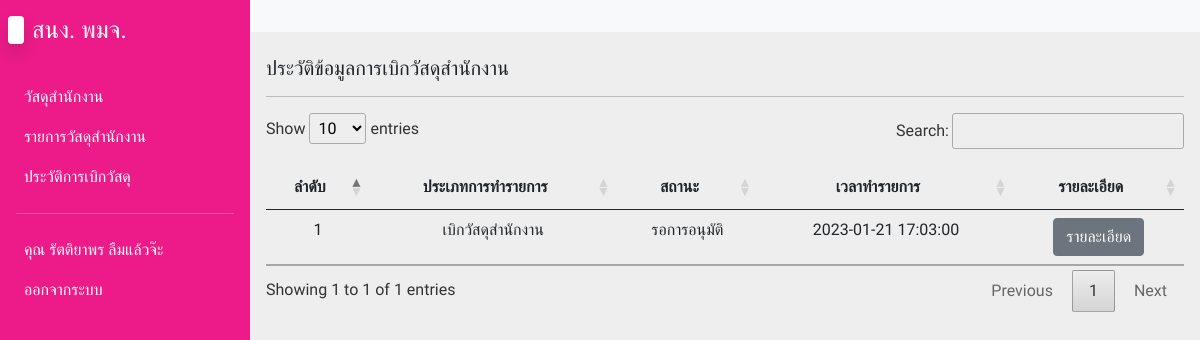
Before: /history.php (signed in) with the older database file.
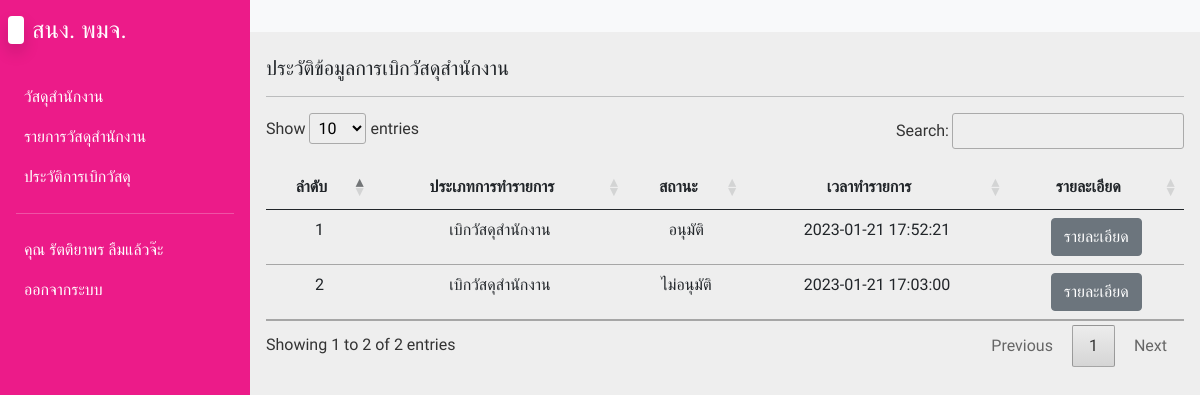
After: the same page with the newer database file.
### tables this page shows
CREATE TABLE `transfer` (
  `t_id` int(11) NOT NULL,
  `t_type` int(11) NOT NULL,
  `stat_id` int(11) NOT NULL,
  `emp_id` int(11) NOT NULL,
  `t_datetime` timestamp NOT NULL DEFAULT current_timestamp()
);

### history.php (the view, shortened to what this page needs)
<?php
include('config/db.php');
?>
<!DOCTYPE html>
<html lang="en">
<head>
  <link rel="stylesheet" href="css/bootstrap.min.css">
  <link rel="stylesheet" href="css/fonts.css">
  <link rel="stylesheet" href="css/styles.css">
  <link rel="stylesheet" href="css/jquery.dataTables.min.css">
  <link rel="stylesheet" href="css/all.min.css">
  <link rel="stylesheet" href="css/fontawesome.min.css">
</head>
<body>
  <div class="main-container d-flex">
    <div class="sidebar" id="side_nav">
      <div class="header-box px-2 pt-3 pb-4 d-flex justify-content-between">
        <h1 class="fs-4"><span class="bg-white text-dark rounded shadow px-2 me-2"></span><span class="text-white">สนง. พมจ.</span></h1>
      </div>
      <?php include('includes/menuSidebar.inc.php'); ?>
    </div>
    <div class="content">
      <nav class="navbar navbar-expand-md navbar-light bg-light">
        <div class="container-fluid">
          <div class="collapse navbar-collapse justify-content-end" id="navbarSupportedContent">
            <ul class="navbar-nav mb-2 mb-lg-0">
              <li class="nav-item">
                <a class="nav-link active" aria-current="page" href="#"></a>
              </li>
            </ul>
          </div>
        </div>
      </nav>
    <div class="dashboard-content px-3 pt-4">
      <h2 class="fs-5"> ประวัติข้อมูลการเบิกวัสดุสำนักงาน</h2>
      <hr>
      <table class="table" id="myTable">
        <thead>
          <th class="text-center">ลำดับ</th>
          <th class="text-center">ประเภทการทำรายการ</th>
          <th class="text-center">สถานะ</th>
          <th class="text-center">เวลาทำรายการ</th>
          <th class="text-center">รายละเอียด</th>
        </thead>
        <tbody>
          <?php
          $emp_id = $_SESSION['emp_id'];
          $i = 0;
          $sql = "SELECT * FROM `transfer` INNER JOIN status ON transfer.stat_id = status.stat_id WHERE transfer.emp_id = $emp_id ORDER BY transfer.t_id DESC";
          $query = mysqli_query($conn, $sql);
          while($row = mysqli_fetch_array($query)) {
            $i++;
          ?>
          <tr class="text-center">
            <td><?= $i; ?></td>
            <td>
              <?php if($row['t_type'] == 1) {
                echo 'เบิกวัสดุสำนักงาน';
              } else {
                echo 'นำเข้า';
              } ?>
            </td>
            <td>
            <?php if($row['stat_status'] == 2) {
                echo 'อนุมัติ';
              } else if($row['stat_status'] == 1) {
                echo 'รอการอนุมัติ';
              } else {
                echo 'ไม่อนุมัติ';
              } ?>
            </td>
            <td><?= $row['t_datetime']; ?></td>
            <td>
              <a href="history_detail.php?id=<?= $row['t_id']; ?>" class="btn btn-secondary">รายละเอียด</a>
            </td>
          </tr>
          <?php } ?>
        </tbody>
      </table>
    </div>
    <br><br><br>
  </div>
</body>
</html>

### includes/menuSidebar.inc.php (shortened to what this page needs)
<ul class="list-unstyled px-2">
  <?php
  if($_SESSION['emp_role'] == 1) {
  ?>
  <li class=""><a href="offices.php" class="text-decoration-none px-3 py-2 d-block"> วัสดุสำนักงาน</a>
  </li>
  <li class=""><a href="lists.php" class="text-decoration-none px-3 py-2 d-block"> รายการวัสดุสำนักงาน</a>
  </li>
  <li class=""><a href="history.php" class="text-decoration-none px-3 py-2 d-block"> ประวัติการเบิกวัสดุ</a>
  </li>
  <?php } ?>
  <hr class="h-color mx-2">
  <li><a href="#" class="text-decoration-none px-3 py-2 d-block">คุณ <?= $_SESSION['emp_fname']; ?> <?= $_SESSION['emp_lname']; ?></a></li>
  <li class=""><a href="#" id="logout" class="text-decoration-none px-3 py-2 d-block"> ออกจากระบบ</a>
  </li>
</ul>

### css/styles.css (style rules this page uses)
body { background-color: #eee; }
#side_nav { background: #EC1B89; min-width: 250px; max-width: 250px; transition: all 0.3s; }
.content { min-height: 100vh; width: 100%; }
hr.h-color { background-color: whitesmoke; }
.sidebar li a { color: #fff; }

Changed rows visible on the page:
added transfer: t_type "เบิกวัสดุสำนักงาน", shows "อนุมัติ", t_datetime "2023-01-21 17:52:21"
computed for transfer (number 2 of 2 on the later page): text "รอการอนุมัติ" → "ไม่อนุมัติ"
Other visible differences:
text written by a page script: "Show entries Search: Showing 1 to 1 of 1 entries Previous 1 Next" → "Show entries Search: Showing 1 to 2 of 2 entries Previous 1 Next"
